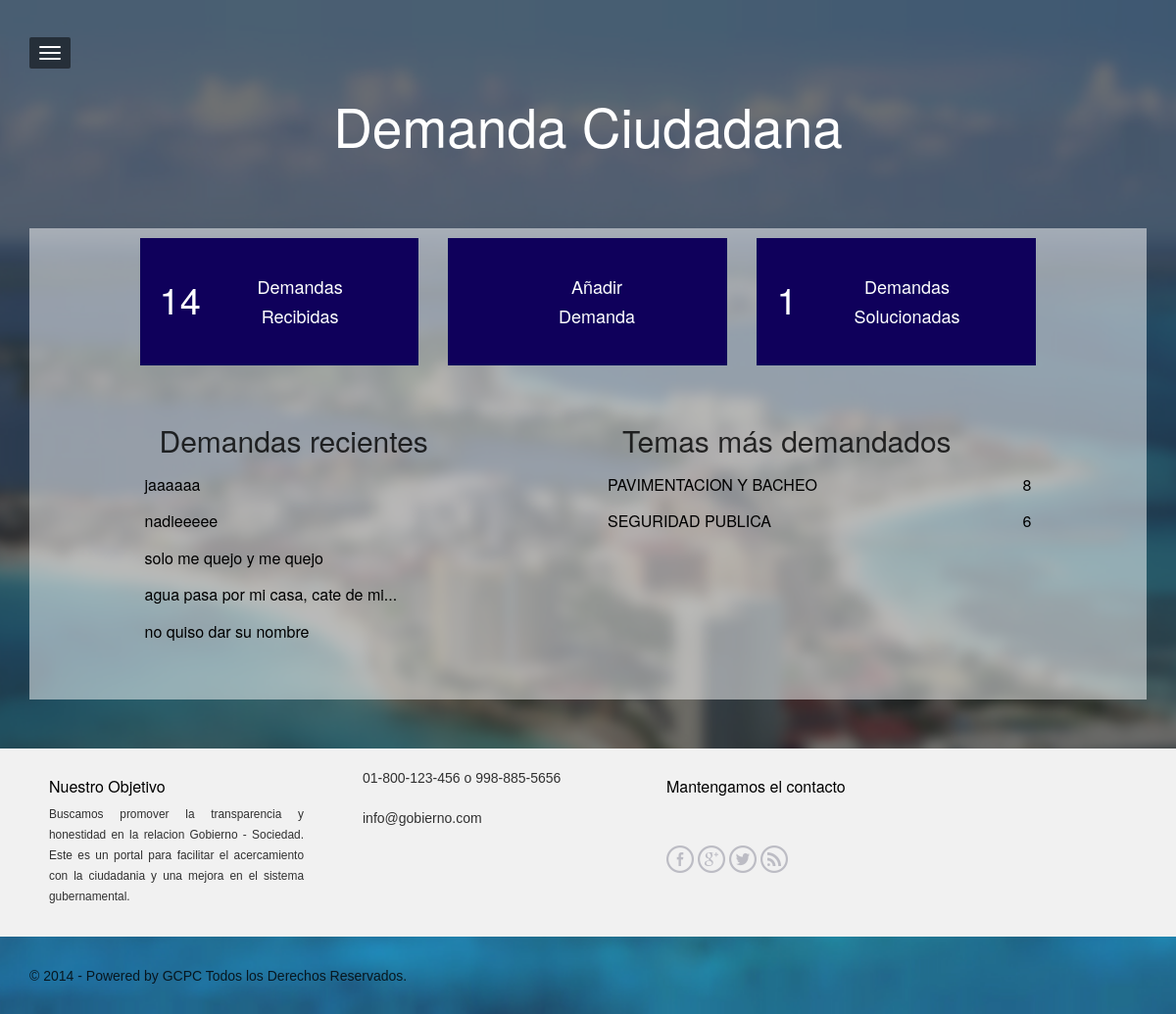
The page / on the database its author committed.
### tables this page shows
CREATE TABLE IF NOT EXISTS `demanda` (
  `id` int(11) NOT NULL AUTO_INCREMENT,
  `folio` varchar(10) NOT NULL,
  `idc` int(11) NOT NULL,
  `ids` int(11) NOT NULL,
  `comentario` text NOT NULL,
  `imagen` varchar(200) NOT NULL,
  `latitud` decimal(22,16) NOT NULL,
  `longitud` decimal(22,16) NOT NULL,
  `estatus` int(11) NOT NULL,
  `fecha` timestamp NOT NULL DEFAULT CURRENT_TIMESTAMP,
  `respuesta` varchar(2000) NOT NULL,
  PRIMARY KEY (`id`)
);

CREATE TABLE IF NOT EXISTS `servicio` (
  `id` int(11) NOT NULL AUTO_INCREMENT,
  `nombre` varchar(50) NOT NULL,
  PRIMARY KEY (`id`)
);

### admin/includes/systemcomponent.php (called while the page is built, shortened)
<?php
class systemcomponent{
	function getsettings(){
		$settings['dbhost']='localhost';
		$settings['dbusername']='root';
		$settings['dbpassword']='';
		$settings['dbname']='demanda';
		return $settings;
	}
}
?>

### admin/includes/dbconnector.php (called while the page is built, shortened)
<?php
require_once 'systemcomponent.php';
class dbconnector extends systemcomponent{
	var $link;
	function dbconnector(){
		$settings=systemcomponent::getsettings();
		$host=$settings['dbhost'];
		$db=$settings['dbname'];
		$user=$settings['dbusername'];
		$pass=$settings['dbpassword'];
		$this->link=mysql_connect($host, $user, $pass);
	}
	function query($query){
		return mysql_query($query, $this->link);
	}
	function fetcharray($result){
		return mysql_fetch_array($result);
	}
}
?>

### index.php (the view, shortened to what this page needs)
<?php
include("admin/includes/dbconnector.php");
$con=new dbconnector();
?>
<!DOCTYPE html>
<html lang="en">
<head>
<?php include("header.php"); ?>
</head>
<body class="theme-invert">
<?php include("menu.php"); ?>
<section class="section" id="head">
	<div class="container">
		<div class="row">
			<div class="col-md-10 col-lg-10 col-md-offset-1 col-lg-offset-1 text-center">
				<h1 class="title">Demanda Ciudadana</h1><br /><br /><br />
			</div>
		</div>
		<div class="linea">
			<div class="row">
				<div class="col-md-10 col-lg-10 col-md-offset-1 col-lg-offset-1 text-center">
					<div class="col-sm-4">
						<a href="demandas.php"><div class="encierro">
							<h2 class="subtitle left alado">
								<?php
								$sql=$con->query("SELECT count(id) as total FROM demanda WHERE estatus IN (1,2,3)");
								$row=$con->fetcharray($sql);
								echo number_format($row['total']);
								?>
							</h2>
							<div class="overview-sub">
								<h5>Demandas</h5>
								<h5>Recibidas</h5>
							</div>
						</div></a>
					</div>
					<div class="col-sm-4">
						<a href="ticket.php"><div class="encierro">
							<div class="overview-sub">
								<h5 class="coral">A&ntilde;adir</h5>
								<h5 class="coral">Demanda</h5>
							</div>
						</div></a>
					</div>
					<div class="col-sm-4">
						<a href="demandas.php?stat=3"><div class="encierro">
							<h2 class="subtitle left alado">
								<?php
								$sql=$con->query("SELECT count(id) as total FROM demanda WHERE estatus=3");
								$row=$con->fetcharray($sql);
								echo number_format($row['total']);
								?>
							</h2>
							<div class="overview-sub">
								<h5 class="b-grey">Demandas</h5>
								<h5 class="b-grey">Solucionadas</h5>
							</div>
						</div></a>
					</div>
				</div>
			</div>
			<div class="row">
				<div class="col-md-10 col-lg-10 col-md-offset-1 col-lg-offset-1">
					<div class="col-sm-6">
						<div class="encierro2">
							<h2>Demandas recientes</h2>
							<?php
							$sql=$con->query("SELECT comentario, folio FROM demanda WHERE estatus=1 ORDER BY fecha DESC LIMIT 0,5");
							while($row=$con->fetcharray($sql)){
								echo '<a href="demandas.php?fol='.$row['folio'].'"><div class="row linke"><h5 class="left">'.substr($row['comentario'],0,40);
								echo '</h5></div></a>';
							}
							?>
						</div>
					</div>
					<div class="col-sm-6">
						<div class="encierro2">
							<h2>Temas más demandados</h2>
							<?php
							$sql=$con->query("SELECT count(d.id) as total, s.nombre, s.id FROM demanda d INNER JOIN servicio s ON s.id=d.ids WHERE d.estatus IN (1,2,3) GROUP BY
								d.ids ORDER BY total DESC LIMIT 0,5");
							while($row=$con->fetcharray($sql)){
								echo '<a href="demandas.php?serv='.$row['id'].'"><div class="row linke"><h5 class="opensans-bold right">'.$row['total'].'</h5>
									<h5>'.$row['nombre'].'</h5></div></a>';
							}
							?>
						</div>
					</div>
				</div>
			</div>
		</div>
	</div>
</section>
<?php include("footer.php"); ?>
</body>
</html>

### assets/css/magister.css (style rules this page uses)
html { background:#505D6E url(../images/body7.jpg) no-repeat center center fixed; min-height:100%;-webkit-background-size: cover; -moz-background-size: cover; -o-background-size: cover; background-size: cover; }
body { background:transparent; min-height:100%; -webkit-font-smoothing: antialiased;-webkit-overflow-scrolling: touch;line-height: 1.5em;font-size:14px; font-family: Helvetica, Arial, sans-serif;color:#fff;color:rgba(255,255,255,.8); font-weight: normal; }
.section { min-height:420px;width: 100%; overflow:auto;height:100%;padding-top:100px; padding-bottom:50px; display:none;top:0;background: rgba(20,20,20,.6); }
@media (min-width: 768px) { .section { padding-top:80px; } }
#head { display: block; }
a { color:#fff; text-decoration: none; }
.title,.subtitle { font-weight:normal;font-size:55px;margin-bottom:15px; color:#FFFFFF; line-height:1em; }
.subtitle { line-height:.9em;font-size:38px;margin-top:0;margin-bottom:40px; }
.theme-invert { color:#222;color:rgba(0,0,0,.8); }
.theme-invert a { color:#000; }
.theme-invert .title,.theme-invert .subtitle,.theme-invert .tagline { color:#FFF; }
.section p, .section h5, .section a { color:#FFF; }
.right { float:right; }
.left { float:left; }
.overview-sub { margin: 5px 0 0 18px; }
.alado { margin-top:15px; }
.encierro { background: rgba(15,0,91,1); padding: 30px 20px; margin-bottom:10px; }
.encierro h5 { font-size:18px; }
.encierro2 { padding: 30px 20px; margin-bottom:10px; }
.encierro2 h5 { font-size:16px; color:#000; }
.encierro2 h5,h6 { font-size:16px; color:#000; }
.encierro2 a { color:#000; }
.linea { padding-top:10px; padding-bottom:10px; padding-left:-30px; padding-right:-30px; background-color:rgba(255,255,255,.5); }

### rows shown on the page
demanda: comentario "jaaaaaa"
demanda: comentario "nadieeeee"
demanda: comentario "solo me quejo y me quejo"
demanda: comentario "agua pasa por mi casa, cate de mi..."
demanda: comentario "no quiso dar su nombre"
servicio: total "8", nombre "PAVIMENTACION Y BACHEO"
servicio: total "6", nombre "SEGURIDAD PUBLICA"

### other values the page prints
$row['total'] "14"
$row['total'] "1"
